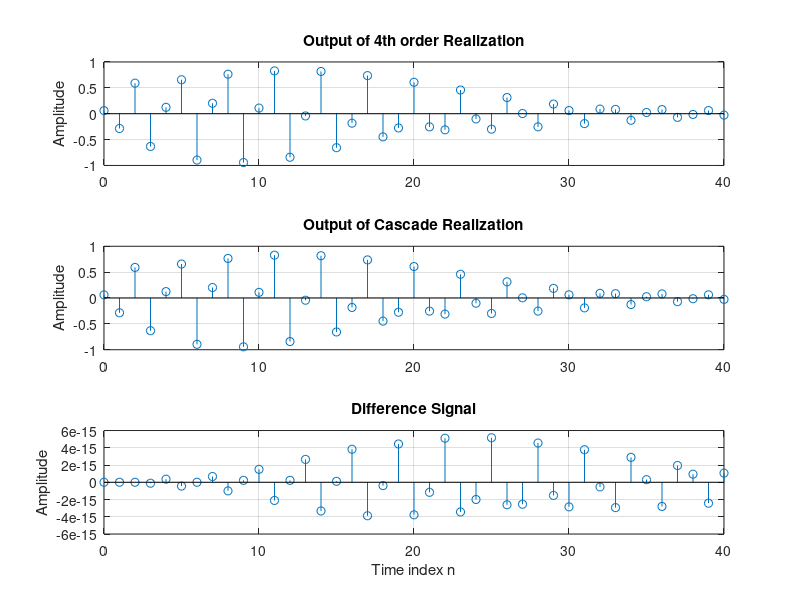

Write the MATLAB code that produced this figure.
% Program P2_6
% Cascade Realization
clf;
x = [1 zeros(1, 40)]; % Generate the input
n = 0:40;
% Coefficients of 4th order system
den = [1 1.6 2.28 1.325 0.68];
num = [0.06 -0.19 0.27 -0.26 0.12];
% Compute the output of 4th order system
y = filter(num, den, x);
% Coefficients of the two 2nd order systems
num1 = [0.3 -0.2 0.4]; den1 = [1 0.9 0.8];
num2 = [0.2 -0.5 0.3]; den2 = [1 0.7 0.85];
% Output y1[n] of the first stage in the cascade
y1 = filter(num1, den1, x);
% Output y2[n] of the second stage in the cascade
y2 = filter(num2, den2, y1);
% Difference between y[n] and y2[n]
d = y - y2;
% Plot output and difference signals
subplot(3, 1, 1);
stem(n, y);
ylabel('Amplitude');
title('Output of 4th order Realization'); grid;
subplot(3, 1, 2);
stem(n, y2)
ylabel('Amplitude');
title('Output of Cascade Realization'); grid;
subplot(3, 1, 3);
stem(n, d)
xlabel('Time index n'); ylabel('Amplitude');
title('Difference Signal'); grid;
